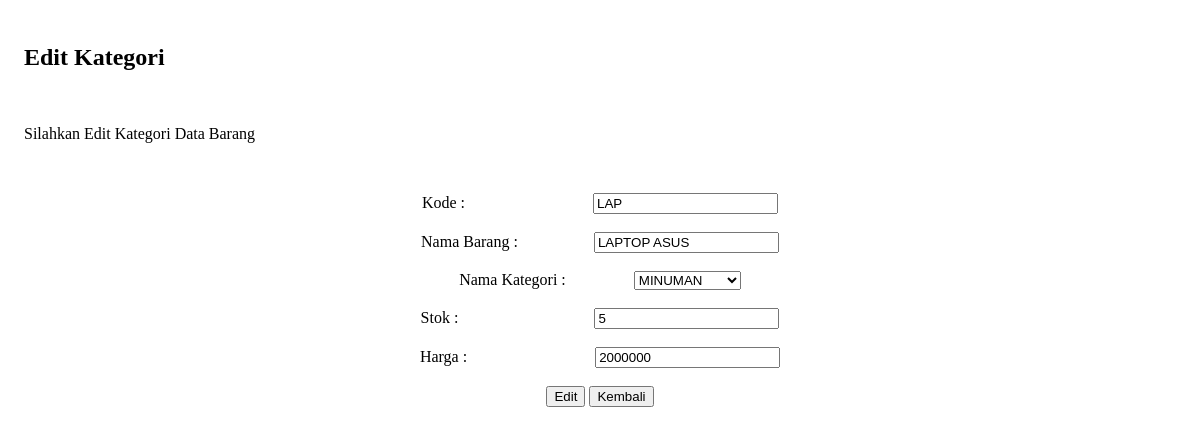
/dashboard/edit/editBarang.php?id=5, run on the app's committed database.
### tables this page shows
CREATE TABLE `barang` (
  `id` int(11) NOT NULL,
  `kode_barang` varchar(10) NOT NULL,
  `nama_barang` varchar(100) NOT NULL,
  `kategori` varchar(100) NOT NULL,
  `stok` int(11) NOT NULL,
  `harga` int(11) NOT NULL
);

### functions.php (called while the page is built, shortened)
<?php
$conn = mysqli_connect("localhost", "root", "", "toserba_db");
function query($query)
{
    global $conn;
    $hasil = mysqli_query($conn, $query);
    $kotak = [];
    while ($data = mysqli_fetch_assoc($hasil)) {
        $kotak[] = $data;
    }
    return $kotak;
}

### dashboard/edit/editBarang.php (the view, shortened to what this page needs)
<?php
require '../functions.php';
$data2 = query("SELECT DISTINCT kategori FROM barang");
$id = $_GET['id'];
$data = query("SELECT * FROM barang WHERE id='$id'")[0];
?>
<div style="padding:1rem">
    <h2>Edit Kategori</h2><br>
    <p>Silahkan Edit Kategori Data Barang</p>
    <br>
</div>
<center>
    <form action="" method="post">
        <label for="kode">Kode : </label> &nbsp;&nbsp;&nbsp;&nbsp;&nbsp;&nbsp;&nbsp;&nbsp;&nbsp;&nbsp;&nbsp;&nbsp;&nbsp;&nbsp;&nbsp;&nbsp;&nbsp;&nbsp;&nbsp;&nbsp;&nbsp;&nbsp;&nbsp;&nbsp;&nbsp;&nbsp;&nbsp;&nbsp;&nbsp;&nbsp;
        <input type="text" name="kode" id="kode" required value="<?= $data['kode_barang'];?>">
        <br><br>
        <label for="nama_barang">Nama Barang : </label>&nbsp;&nbsp;&nbsp;&nbsp;&nbsp;&nbsp;&nbsp;&nbsp;&nbsp;&nbsp;&nbsp;&nbsp;&nbsp;&nbsp;&nbsp;&nbsp;&nbsp;
        <input type="text" name="nama_barang" id="nama_barang" required value="<?= $data['nama_barang'];?>">
        <br><br>
        <label for="kategori">Nama Kategori : </label>&nbsp;&nbsp;&nbsp;&nbsp;&nbsp;&nbsp;&nbsp;&nbsp;&nbsp;&nbsp;&nbsp;&nbsp;&nbsp;&nbsp;&nbsp;
            <select name="kategori" required>
                <?php foreach ($data2 as $hasil) :?>
                    <option value="<?= $hasil['kategori']; ?>"><?= $hasil['kategori']; ?></option>
                <?php endforeach; ?>
            </select>
        <br><br>
        <label for="stok">Stok : </label>&nbsp;&nbsp;&nbsp;&nbsp;&nbsp;&nbsp;&nbsp;&nbsp;&nbsp;&nbsp;&nbsp;&nbsp;&nbsp;&nbsp;&nbsp;&nbsp;&nbsp;&nbsp;&nbsp;&nbsp;&nbsp;&nbsp;&nbsp;&nbsp;&nbsp;&nbsp;&nbsp;&nbsp;&nbsp;&nbsp;&nbsp;&nbsp;
        <input type="number" name="stok" id="stok" required value="<?= $data['stok'];?>">
        <br><br>
        <label for="harga">Harga : </label>&nbsp;&nbsp;&nbsp;&nbsp;&nbsp;&nbsp;&nbsp;&nbsp;&nbsp;&nbsp;&nbsp;&nbsp;&nbsp;&nbsp;&nbsp;&nbsp;&nbsp;&nbsp;&nbsp;&nbsp;&nbsp;&nbsp;&nbsp;&nbsp;&nbsp;&nbsp;&nbsp;&nbsp;&nbsp;&nbsp;
        <input type="number" name="harga" id="harga" required value="<?= $data['harga'];?>">
        <br><br>
        <button type="submit" name="edit">Edit</button>
        <button><a href="./index.php?menu=barang" style="color:black;">Kembali</button></a>
    </form><br>
</center>

### dashboard/edit/editBarang.php (style rules this page uses)
a { color: white; text-decoration: none !important; }

### data on the page
barang: kode "LAP", nama_barang "LAPTOP ASUS", stok "5", harga "2000000"

### other printed values
form field kategori "MINUMAN"
